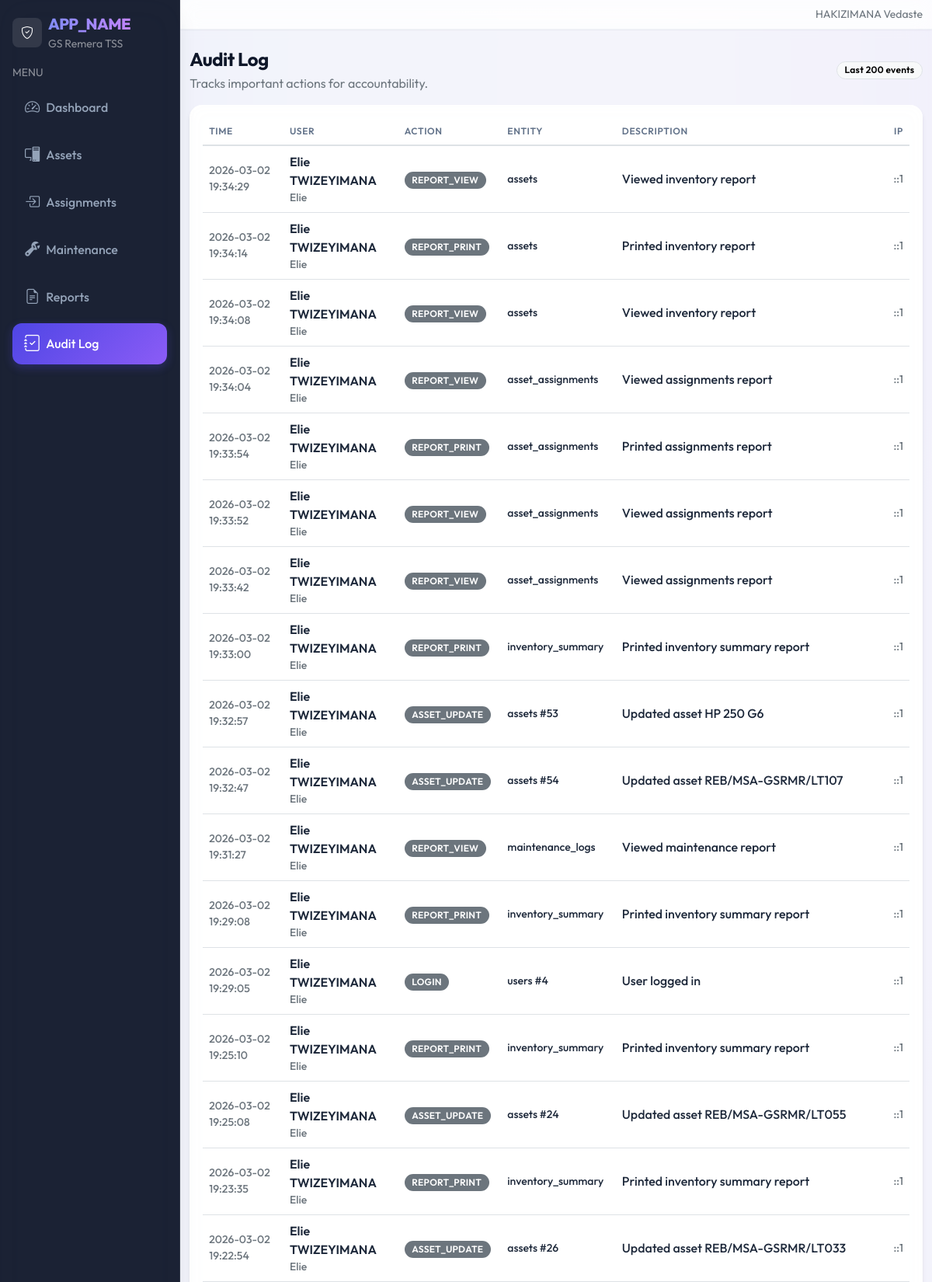
The app's page /admin/audit/index.php (signed in, upper part) with its own data.
### tables this page shows
CREATE TABLE `audit_logs` (
  `id` bigint(20) UNSIGNED NOT NULL,
  `school_id` int(10) UNSIGNED NOT NULL,
  `user_id` int(10) UNSIGNED DEFAULT NULL,
  `action` varchar(50) NOT NULL,
  `entity` varchar(50) DEFAULT NULL,
  `entity_id` varchar(50) DEFAULT NULL,
  `description` varchar(255) DEFAULT NULL,
  `ip_address` varchar(45) DEFAULT NULL,
  `user_agent` varchar(255) DEFAULT NULL,
  `created_at` datetime NOT NULL DEFAULT CURRENT_TIMESTAMP
);

CREATE TABLE `users` (
  `id` int(10) UNSIGNED NOT NULL,
  `school_id` int(10) UNSIGNED NOT NULL,
  `role_id` int(10) UNSIGNED NOT NULL,
  `location_id` int(10) UNSIGNED DEFAULT NULL,
  `username` varchar(50) NOT NULL,
  `full_name` varchar(120) NOT NULL,
  `email` varchar(120) DEFAULT NULL,
  `password_hash` varchar(255) NOT NULL,
  `is_active` tinyint(1) NOT NULL DEFAULT '1',
  `last_login_at` datetime DEFAULT NULL,
  `created_at` datetime NOT NULL DEFAULT CURRENT_TIMESTAMP,
  `updated_at` datetime DEFAULT NULL ON UPDATE CURRENT_TIMESTAMP
);

### admin/audit/index.php (the view, shortened to what this page needs)
<?php
require_once __DIR__ . '/../../includes/layout.php';
$pdo = db();
$sid = (int)$_SESSION['user']['school_id'];
$stmt = $pdo->prepare("
  SELECT a.*, u.username, u.full_name
  FROM audit_logs a
  LEFT JOIN users u ON u.id = a.user_id
  WHERE a.school_id = :sid
  ORDER BY a.id DESC
  LIMIT 200
");
$stmt->execute([':sid' => $sid]);
$logs = $stmt->fetchAll();
?>
<div class="d-flex align-items-center justify-content-between flex-wrap gap-2 mb-3">
  <div>
    <h1 class="h4 mb-1">Audit Log</h1>
    <div class="text-secondary">Tracks important actions for accountability.</div>
  </div>
  <span class="badge text-bg-light border">Last 200 events</span>
</div>
<div class="card table-card">
  <div class="card-body">
    <div class="table-responsive">
      <table class="table align-middle">
        <thead>
          <tr class="text-secondary small">
            <th>Time</th>
            <th>User</th>
            <th>Action</th>
            <th>Entity</th>
            <th>Description</th>
            <th class="text-end">IP</th>
          </tr>
        </thead>
        <tbody>
          <?php foreach ($logs as $row): ?>
            <tr>
              <td class="small text-secondary"><?php echo htmlspecialchars($row['created_at']); ?></td>
              <td>
                <div class="fw-semibold"><?php echo htmlspecialchars($row['full_name'] ?: 'System'); ?></div>
                <div class="small text-secondary"><?php echo htmlspecialchars($row['username'] ?: '-'); ?></div>
              </td>
              <td><span class="badge text-bg-secondary"><?php echo htmlspecialchars($row['action']); ?></span></td>
              <td class="small">
                <?php echo htmlspecialchars(($row['entity'] ?: '-') . (($row['entity_id']) ? ' #' . $row['entity_id'] : '')); ?>
              </td>
              <td><?php echo htmlspecialchars($row['description'] ?: '-'); ?></td>
              <td class="text-end small text-secondary"><?php echo htmlspecialchars($row['ip_address'] ?: '-'); ?></td>
            </tr>
          <?php endforeach; ?>
        </tbody>
      </table>
    </div>
  </div>
</div>

### assets/css/app.css (style rules this page uses)
:root { --gs-primary: #4f46e5; --gs-primary-hover: #4338ca; --gs-secondary: #8b5cf6; --gs-sidebar-bg: #0f172a; --gs-sidebar-muted: #94a3b8; --gs-sidebar-active-bg: rgba(255, 255, 255, 0.1); --gs-sidebar-active-text: #ffffff; --gs-bg: #f8fafc; --gs-card-bg: #ffffff; --gs-text: #1e293b; --gs-text-muted: #64748b; --gs-border: #e2e8f0; --shadow-sm: 0 1px 2px 0 rgba(0, 0, 0, 0.05); --shadow-md: 0 4px 6px -1px rgba(0, 0, 0, 0.1), 0 2px 4px -1px rgba(0, 0, 0, 0.06); --shadow-lg: 0 10px 15px -3px rgba(0, 0, 0, 0.1), 0 4px 6px -2px rgba(0, 0, 0, 0.05); --shadow-xl: 0 20px 25px -5px rgba(0, 0, 0, 0.1), 0 10px 10px -5px rgba(0, 0, 0, 0.04); }
body { font-family: 'Outfit', sans-serif; background-color: var(--gs-bg); background-image: radial-gradient(at 0% 0%, rgba(79, 70, 229, 0.15) 0px, transparent 50%), radial-gradient(at 100% 0%, rgba(139, 92, 246, 0.15) 0px, transparent 50%), radial-gradient(at 100% 100%, rgba(56, 189, 248, 0.15) 0px, transparent 50%), radial-gradient(at 0% 100%, rgba(20, 184, 166, 0.15) 0px, transparent 50%); background-attachment: fixed; color: var(--gs-text); -webkit-font-smoothing: antialiased; }
.card { background: rgba(255, 255, 255, 0.9); backdrop-filter: blur(10px); border: 1px solid rgba(255, 255, 255, 0.8); border-radius: 1rem; box-shadow: var(--shadow-md); transition: transform 0.3s cubic-bezier(0.4, 0, 0.2, 1), box-shadow 0.3s cubic-bezier(0.4, 0, 0.2, 1); overflow: hidden; }
.table-card { border: 1px solid rgba(255, 255, 255, 0.6); }
h1, h2, h3, h4, h5, h6, .h1, .h2, .h3, .h4, .h5, .h6 { font-weight: 700; letter-spacing: -0.02em; color: #0f172a; }
.badge { font-weight: 600; padding: 0.4em 0.8em; border-radius: 2rem; letter-spacing: 0.02em; }
.table { vertical-align: middle; }
.table th { font-weight: 600; text-transform: uppercase; font-size: 0.75rem; letter-spacing: 0.05em; color: var(--gs-text-muted); border-bottom-width: 2px; background-color: transparent !important; }
.table td { color: var(--gs-text); font-weight: 500; background-color: transparent !important; }

### records on screen
audit_logs: created_at "2026-03-02 19:34:29", user.full_name "Elie TWIZEYIMANA", user.username "Elie", action "REPORT_VIEW", entity "assets", description "Viewed inventory report", ip_address "::1"
audit_logs: created_at "2026-03-02 19:34:14", user.full_name "Elie TWIZEYIMANA", user.username "Elie", action "REPORT_PRINT", entity "assets", description "Printed inventory report", ip_address "::1"
audit_logs: created_at "2026-03-02 19:34:08", user.full_name "Elie TWIZEYIMANA", user.username "Elie", action "REPORT_VIEW", entity "assets", description "Viewed inventory report", ip_address "::1"
audit_logs: created_at "2026-03-02 19:34:04", user.full_name "Elie TWIZEYIMANA", user.username "Elie", action "REPORT_VIEW", entity "asset_assignments", description "Viewed assignments report", ip_address "::1"
audit_logs: created_at "2026-03-02 19:33:54", user.full_name "Elie TWIZEYIMANA", user.username "Elie", action "REPORT_PRINT", entity "asset_assignments", description "Printed assignments report", ip_address "::1"
audit_logs: created_at "2026-03-02 19:33:52", user.full_name "Elie TWIZEYIMANA", user.username "Elie", action "REPORT_VIEW", entity "asset_assignments", description "Viewed assignments report", ip_address "::1"
audit_logs: created_at "2026-03-02 19:33:42", user.full_name "Elie TWIZEYIMANA", user.username "Elie", action "REPORT_VIEW", entity "asset_assignments", description "Viewed assignments report", ip_address "::1"
audit_logs: created_at "2026-03-02 19:33:00", user.full_name "Elie TWIZEYIMANA", user.username "Elie", action "REPORT_PRINT", entity "inventory_summary", description "Printed inventory summary report", ip_address "::1"
audit_logs: created_at "2026-03-02 19:32:57", user.full_name "Elie TWIZEYIMANA", user.username "Elie", action "ASSET_UPDATE", entity+entity "assets #53", description "Updated asset HP 250 G6", ip_address "::1"
audit_logs: created_at "2026-03-02 19:32:47", user.full_name "Elie TWIZEYIMANA", user.username "Elie", action "ASSET_UPDATE", entity+entity "assets #54", description "Updated asset REB/MSA-GSRMR/LT107", ip_address "::1"
audit_logs: created_at "2026-03-02 19:31:27", user.full_name "Elie TWIZEYIMANA", user.username "Elie", action "REPORT_VIEW", entity "maintenance_logs", description "Viewed maintenance report", ip_address "::1"
audit_logs: created_at "2026-03-02 19:29:08", user.full_name "Elie TWIZEYIMANA", user.username "Elie", action "REPORT_PRINT", entity "inventory_summary", description "Printed inventory summary report", ip_address "::1"
audit_logs: created_at "2026-03-02 19:29:05", user.full_name "Elie TWIZEYIMANA", user.username "Elie", action "LOGIN", entity+entity "users #4", description "User logged in", ip_address "::1"
audit_logs: created_at "2026-03-02 19:25:10", user.full_name "Elie TWIZEYIMANA", user.username "Elie", action "REPORT_PRINT", entity "inventory_summary", description "Printed inventory summary report", ip_address "::1"
audit_logs: created_at "2026-03-02 19:25:08", user.full_name "Elie TWIZEYIMANA", user.username "Elie", action "ASSET_UPDATE", entity+entity "assets #24", description "Updated asset REB/MSA-GSRMR/LT055", ip_address "::1"
audit_logs: created_at "2026-03-02 19:23:35", user.full_name "Elie TWIZEYIMANA", user.username "Elie", action "REPORT_PRINT", entity "inventory_summary", description "Printed inventory summary report", ip_address "::1"
audit_logs: created_at "2026-03-02 19:22:54", user.full_name "Elie TWIZEYIMANA", user.username "Elie", action "ASSET_UPDATE", entity+entity "assets #26", description "Updated asset REB/MSA-GSRMR/LT033", ip_address "::1"

### other values on screen
$appTitle "APP_NAME"
$user['school_name'] "GS Remera TSS"
$item['label'] "Dashboard"
$item['label'] "Assets"
$item['label'] "Assignments"
$item['label'] "Maintenance"
$item['label'] "Reports"
$item['label'] "Audit Log"
$fullName ?: '' "HAKIZIMANA Vedaste"
